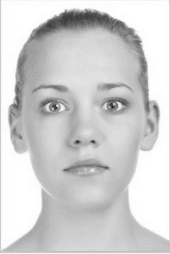
#> input picture Tarea2/cara_02_grisesMF.png, 170 x 254 px
$ python Fourier.py
#> lines starting #> are read from the running program, lines starting #| are printed output that depends on the picture
import numpy as np
from matplotlib.colors import LogNorm
import matplotlib.pylab as plt

seria = plt.imread("cara_02_grisesMF.png")      ####### Se leen los datos
#> seria is the input picture: shape (254, 170) float32; min 0.125, max 1, mean 0.816
sonrie = plt.imread("cara_03_grisesMF.png")
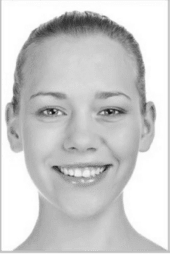
#> input picture Tarea2/cara_03_grisesMF.png, 170 x 254 px
#> sonrie is the input picture: shape (254, 170) float32; min 0.0784, max 1, mean 0.803

FFT_seria = np.fft.fft2(seria)                  ####### Realizamos transformada y arreglo de frecuencias
FFT_sonrie = np.fft.fft2(sonrie)
Seria_freq = np.fft.fftshift(FFT_seria)
Sonrie_freq = np.fft.fftshift(FFT_sonrie)

plt.figure()                                    ###### Plot transformada
plt.subplot(1,2,1)
plt.imshow(abs(FFT_seria),norm = LogNorm() )
plt.colorbar()
plt.title("Seria transformada")

plt.subplot(1,2,2)
plt.imshow(abs(FFT_sonrie),norm = LogNorm() )
plt.colorbar()
plt.title("Sonrie transformada")
plt.savefig("FFtIm.pdf")
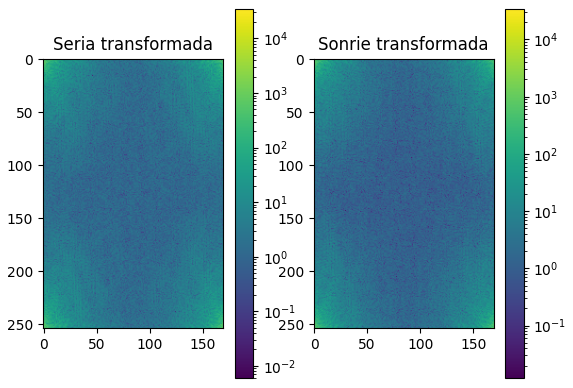
#> figure drawn by matplotlib, 4 panels


for i in range(254):
    for j in range(170):
        if(abs(Seria_freq[i,j]) <= 110 ):
             FFT_seria[i,j] = 0

for i in range(254):
    for j in range(170):
        if(abs(Sonrie_freq[i,j]) >= 42 ):
             FFT_sonrie[i,j]= 0

Filtro_seria = np.fft.ifft2(FFT_seria)
Filtro_sonrie = np.fft.ifft2(FFT_sonrie)

plt.figure()
plt.subplot(2,2,1)
plt.imshow(abs(Filtro_seria),norm= LogNorm())
plt.title("Seria Filtrada")

plt.subplot(2,2,2)
plt.imshow(abs(Filtro_sonrie),norm= LogNorm())
plt.title("Sonrie Filtrada")

Filtro_seria_shift = np.fft.fftshift(Filtro_seria)
Filtro_sonrie_shift = np.fft.fftshift(Filtro_sonrie)

plt.subplot(2,2,3)
plt.imshow(abs(Filtro_seria_shift),norm= LogNorm())
plt.title("Espacio_amplitudes_filtro_seria")

plt.subplot(2,2,4)
plt.imshow(abs(Filtro_sonrie_shift),norm= LogNorm())
plt.title("Amplitudes_filtro_sonrie")
plt.savefig("ImProceso.pdf")
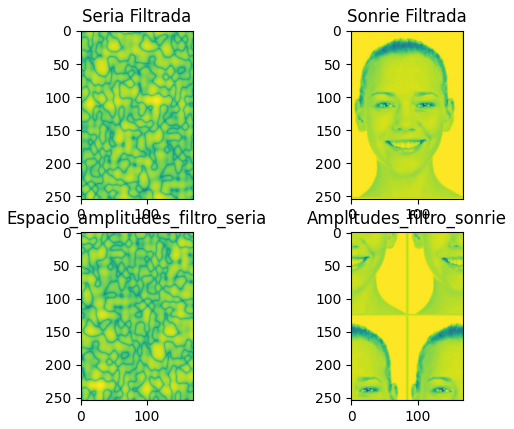
#> figure drawn by matplotlib, 4 panels


Total = 0.75*Sonrie_freq + 2.5*Seria_freq

Imag_hib = np.fft.ifft2(Total)

plt.figure()
plt.imshow(-Imag_hib.real,cmap='Greys')
plt.title("Imagen Hibrida")
plt.savefig("Hibrida.pdf")
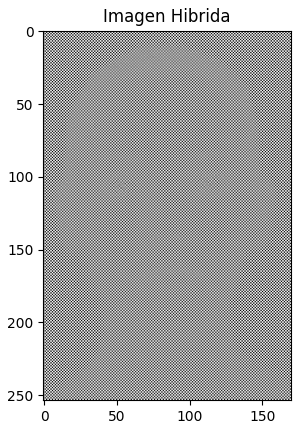
#> figure drawn by matplotlib, 1 panel
